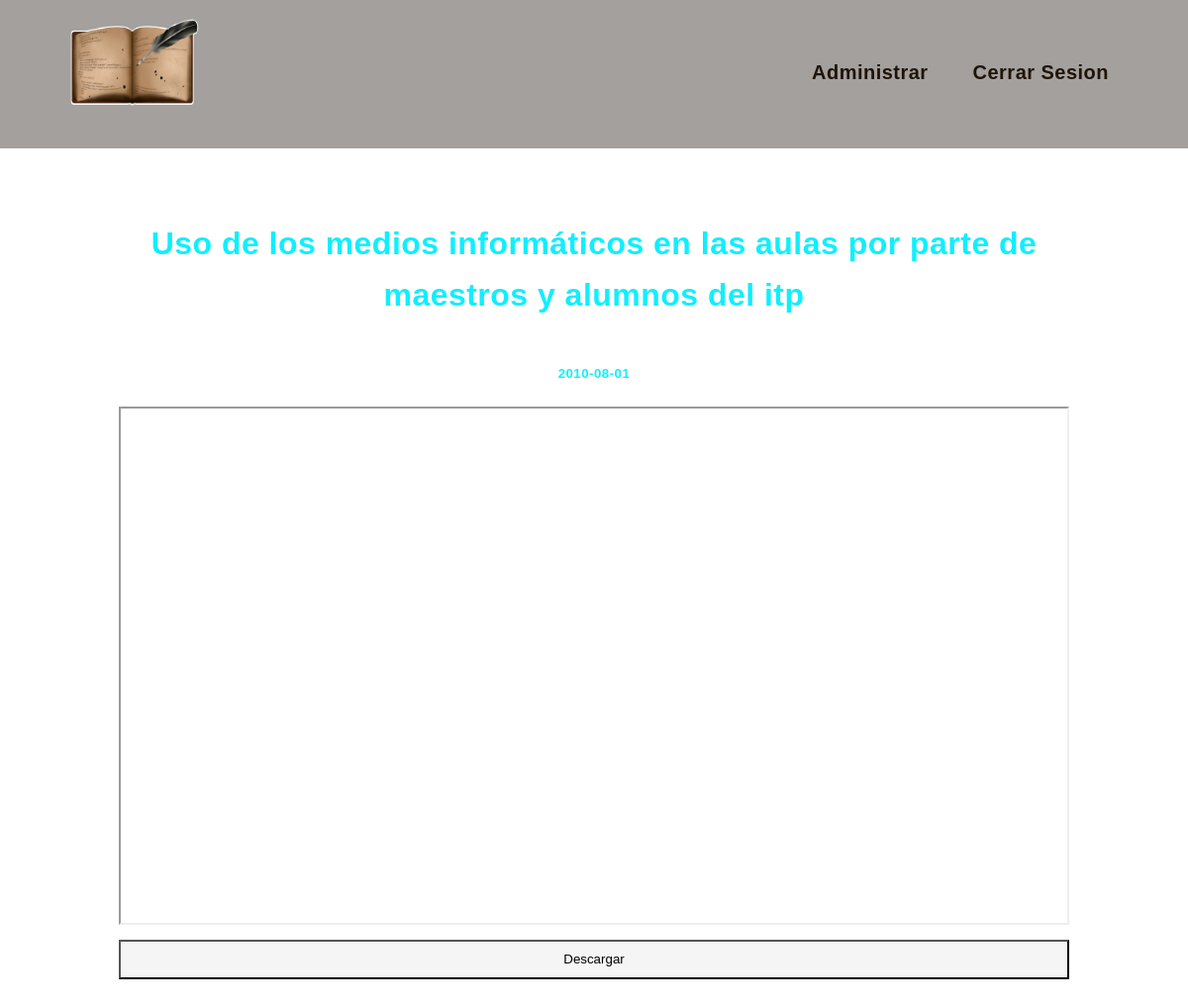
Screenshot of /verLibro.php?id=4 (signed in) with the database file from the repository.
### tables this page shows
CREATE TABLE `libros` (
  `id` int(11) NOT NULL,
  `titulo` varchar(100) NOT NULL,
  `link_google` varchar(200) NOT NULL,
  `link_imagen` varchar(100) NOT NULL,
  `fecha` date NOT NULL
);

### verLibro.php (the view, shortened to what this page needs)
<?php
require_once("privado/configDB.php");
$id = $base->real_escape_string(filter_input(INPUT_GET, "id"));
?>
<!DOCTYPE html>
<html lang="en">
<head>
    <link rel="stylesheet" href="css/si.css">
</head>
<body background="img/libreria.jpg">
    <?php require_once("privado/modulos/navbar.php");
    $res = $base->query("SELECT * FROM `libros` WHERE `id` = $id");
    if ($res) {
        if ($res->num_rows == 1) {
            $datos = $res->fetch_assoc();
            $linkVista = str_replace("/view", "/preview", $datos["link_google"]);
            $cadena = explode("/", $datos["link_google"]);
            $idGoogle = $cadena[5];
            $linkDescarga = "https://drive.google.com/u/1/uc?id=$idGoogle&export=download";
    ?>
            <div class="contenedor-iframe">
            <div class="Centrar">
                <h1><?php echo $datos["titulo"] ?></h1>
            </div>
            <div class="Centrar">
                <h5><?php echo $datos["fecha"] ?></h5>
            </div>
            <div class="Centrar"><iframe src="<?php echo $linkVista?>"></iframe></div>
            <a href="<?php echo $linkDescarga ?>"><button class="boton">Descargar</button></a>
            </div>
    <?php
        }
        else{ ?>
            <div class="Centrar">
                <h1>Libro No Encontado...</h1>
            </div>
        <?php }
    }
    else {
        header("location: index.php");
    }
    ?>
</body>
</html>

### css/si.css (style rules this page uses)
.Centrar { display:flex; justify-content: center; color: #0fefff; }
html, body { margin: 0; padding: 0; background-repeat: no-repeat; background-size: cover; background-attachment: fixed; }
body { width: 100%; height: 100%; font-family: sans-serif; letter-spacing: 0.03em; line-height: 1.6; }
iframe { width: 100%; height: 520px; margin-bottom: 15px; }
.contenedor-iframe { margin: 50px auto; width: 80%; }
.Centrar h1 { text-align: center; }
.boton { width: 100%; height: 40px; background: #f5f5f5; color: #000000; border-radius: none; margin-bottom: 15px; }

### rows the page displays
libros: titulo "Uso de los medios informáticos en las aulas por parte de maestros y alumnos del itp", fecha "2010-08-01"
